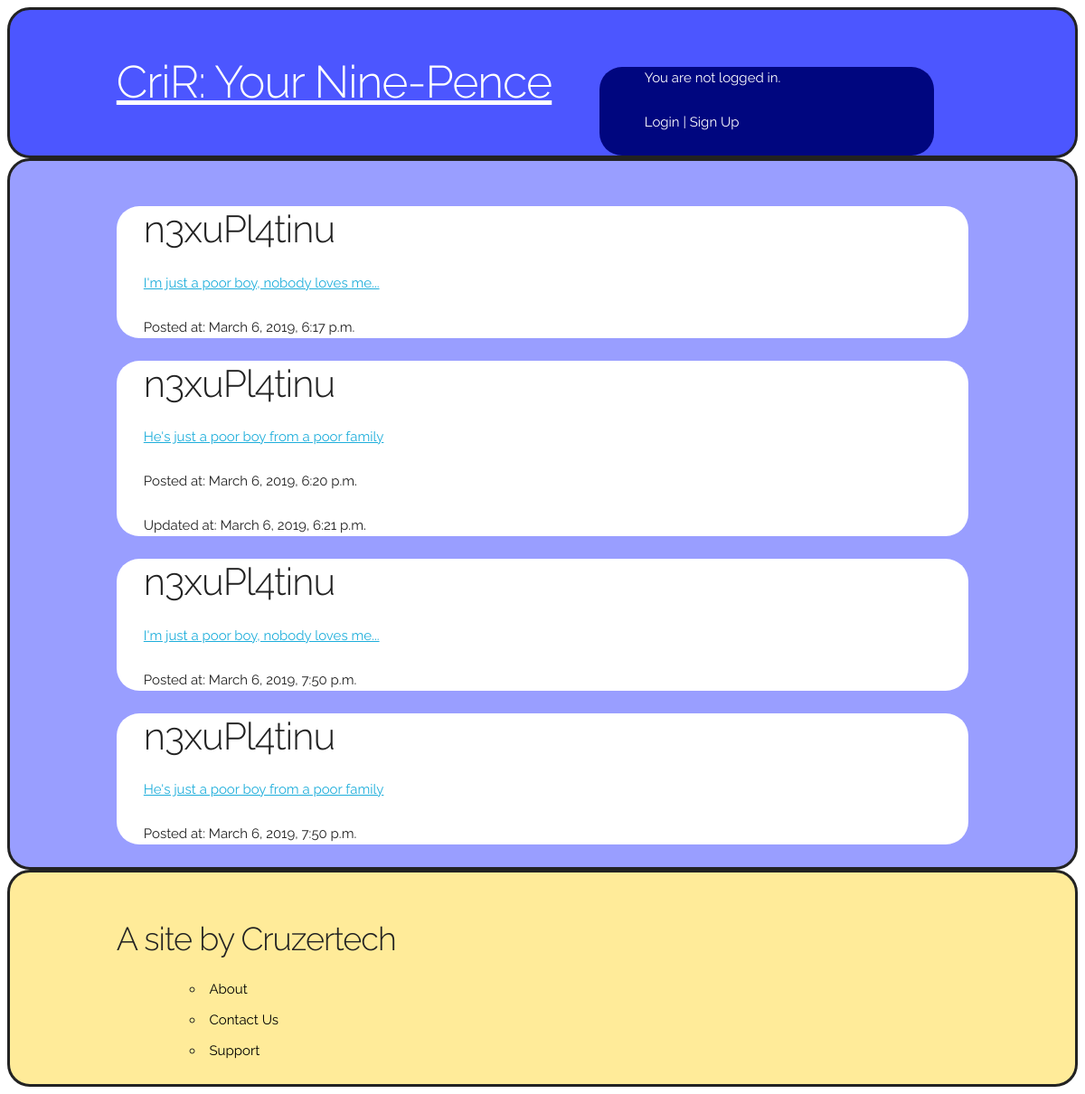
/accounts/posts/n3xuPl4tinu/, run on the app's committed database.
### criRapp/models.py (models this page shows, shortened)
class Cri(models.Model):
    author = models.ForeignKey('auth.user', on_delete=models.CASCADE)
    created = models.DateTimeField(auto_now_add=True)
    updated = models.DateTimeField(auto_now=True)
    body = models.CharField(max_length=200)
    photo = models.ImageField(upload_to='images/')
    @property
    def created_updated_differ(self):
        return(self.updated - self.created) > timedelta(seconds=1)

### accounts/views.py (the view)
# urls.py: path('posts/<str:user>/', views.UserPostListView.as_view(), name = 'user_cri_list')
class UserPostListView(generic.ListView):
    model = Cri
    template_name = 'home.html'
    def get_queryset(self):
        return Cri.objects.filter(author__username__exact=self.kwargs['user'])

### criRapp/templates/criRapp/cri_list.html (shortened to what this page needs)
{% extends 'criRapp/base.html' %}
{% block content %}
  {% for x in object_list %}
    <div class="post-entry">
      <h2>{{ x.author }}</h2>
      <p><a href="{% url 'cri_detail' x.pk %}">{{ x.body }}</a></p>
      <p>Posted at: {{ x.created }}</p>
      {% if x.created_updated_differ %}
        <p>Updated at: {{ x.updated }}</p>
      {% endif %}
    </div>
  {% endfor %}
{% endblock content %}

### static/css/base.css (style rules this page uses)
html { font-size: 62.5%; }
body { font-size: 1.5em; line-height: 1.6; font-weight: 400; font-family: "Raleway", "HelveticaNeue", "Helvetica Neue", Helvetica, Arial, sans-serif; color: #222; }
h1, h2, h3, h4, h5, h6 { margin-top: 0; margin-bottom: 2rem; font-weight: 300; }
h2 { font-size: 3.6rem; line-height: 1.25; letter-spacing: -.1rem; }
@media (min-width: 550px) { h2 { font-size: 4.2rem; } }
p { margin-top: 0; }
a { color: #1EAEDB; }
pre, blockquote, dl, figure, table, p, ul, ol, form { margin-bottom: 2.5rem; }
.post-entry { background: white; border-radius: 25px; padding-left: 30px; }

### data on the page
Cri: author "n3xuPl4tinu", body "I'm just a poor boy, nobody loves me...", created "March 6, 2019, 6:17 p.m."
Cri: author "n3xuPl4tinu", body "He's just a poor boy from a poor family", created "March 6, 2019, 6:20 p.m.", updated "March 6, 2019, 6:21 p.m."
Cri: author "n3xuPl4tinu", body "I'm just a poor boy, nobody loves me...", created "March 6, 2019, 7:50 p.m."
Cri: author "n3xuPl4tinu", body "He's just a poor boy from a poor family", created "March 6, 2019, 7:50 p.m."
